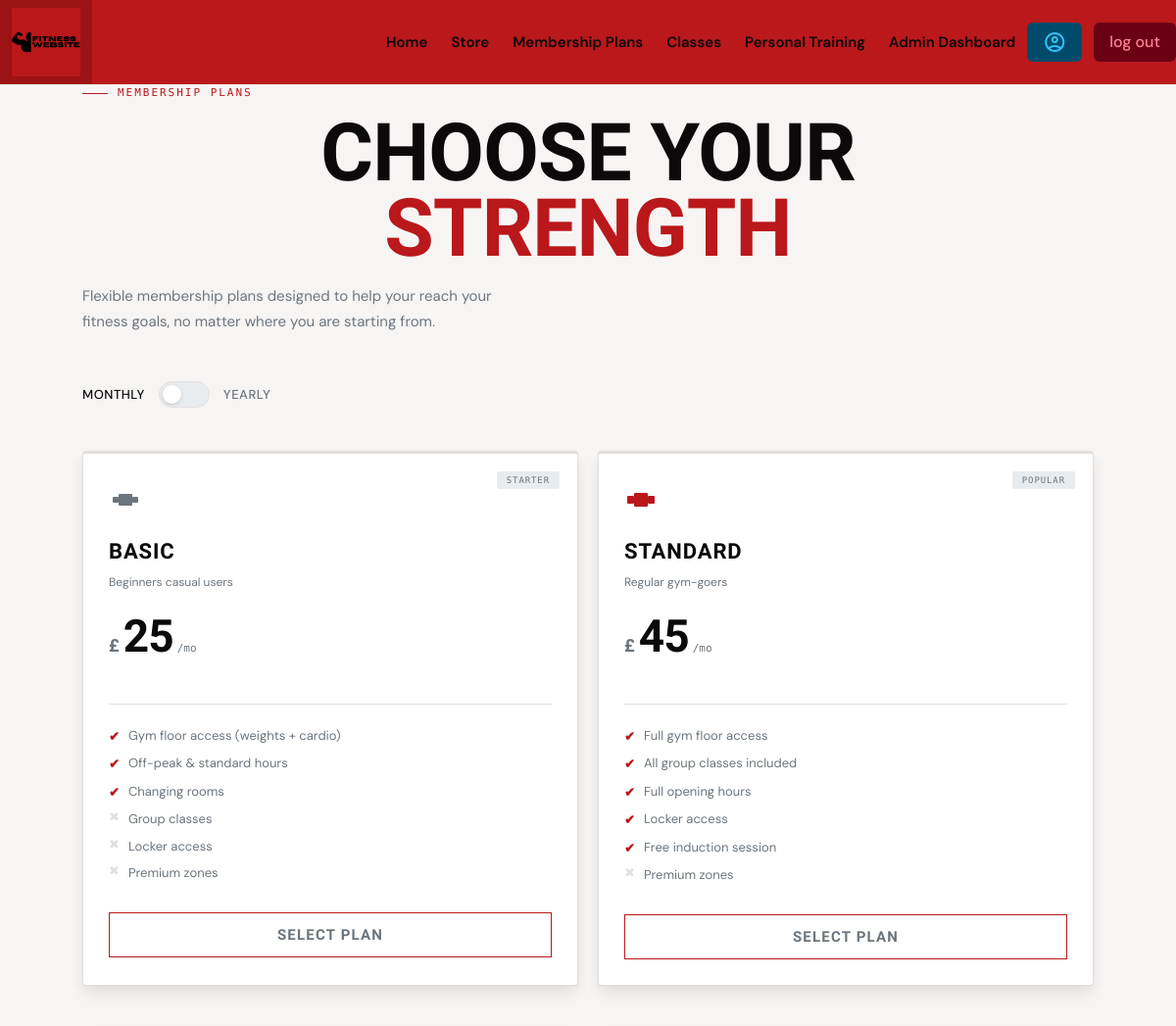
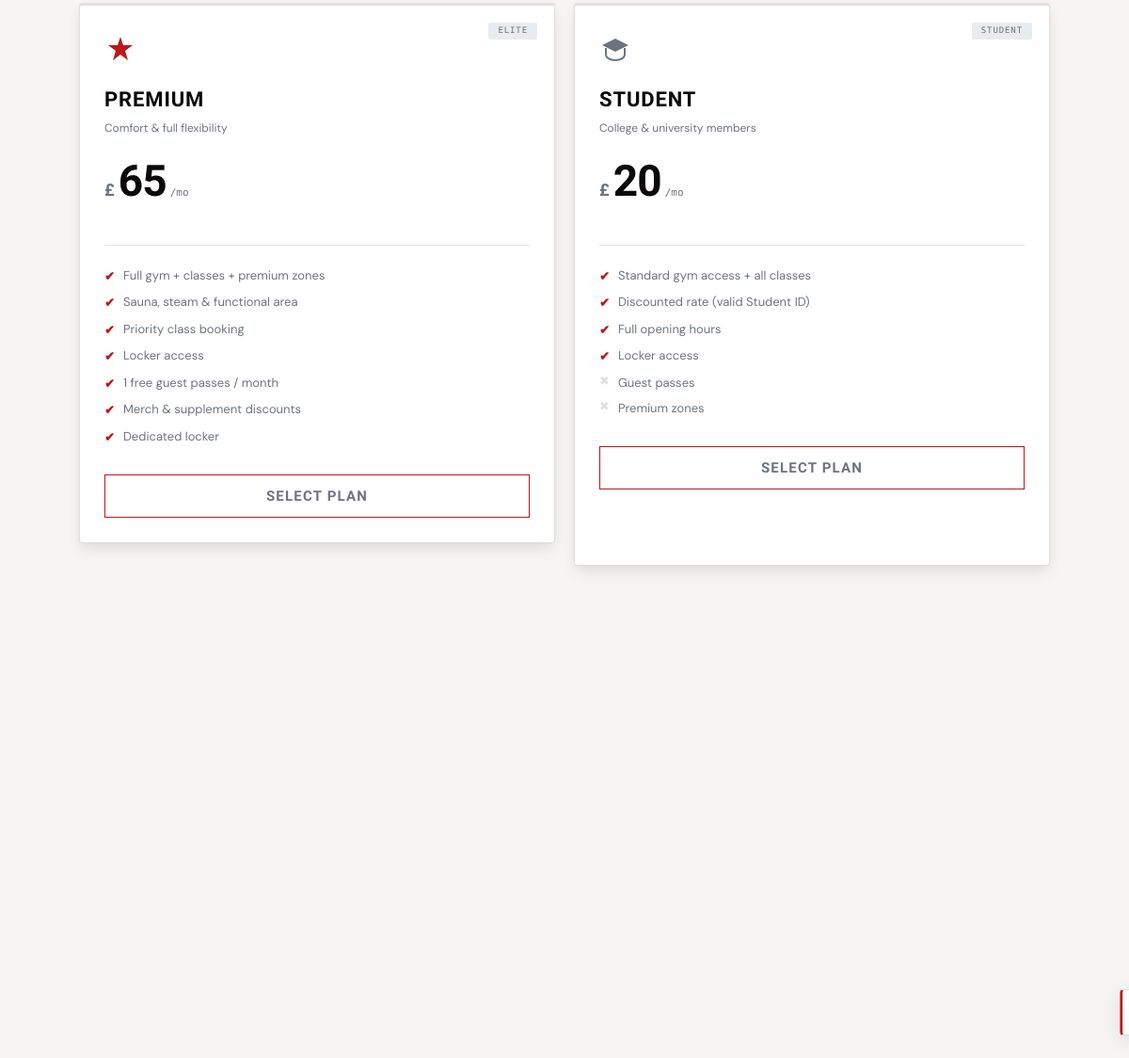
Page /memberships (signed in) on the committed database (2 pictures, top to bottom).
### tables this page shows
CREATE TABLE "Membership_table"(Membership_id Integer Primary Key Autoincrement, "Tag" Text, "Card Name" Text, `Sub-Card` TEXT, `Price` Text, Description Text, `Icons` TEXT);

### app.py (the view)
@app.route("/memberships")
def membership():
    con, cur = database_connection()
    cur.execute("Select * from Membership_table")
    memberships = cur.fetchall()
    con.close()
    cards = memberships
    return render_template("membership_page.html", cards=cards)

### app.py (called while the page is built)
def database_connection():
    con = sqlite3.connect("Fitness.db")
    cur = con.cursor()
    return con, cur

@login_manager.user_loader
def load_user(id):
    account_type, id = id.split(":", 1)
    con, cur = database_connection()
    print(account_type)
    print(id)
    if account_type == "trainers"or account_type == "Trainer"or account_type == "Trainer_table":
        account_type = "Trainer"
    elif account_type == "members" or account_type == "User" or account_type == "User_table":
        account_type = "User"
    else:
        account_type = "Admin"
    cur.execute(f"Select * From {account_type}_table Where {account_type}_id=(?)", (id,))
    row = cur.fetchone()
    con.commit()
    con.close()
    print(row)
    if row is None:
        return None
    else:
        return User(row[0], row[1], account_type, row[4], row[5])

### templates/membership_page.html (shortened to what this page needs)
{% extends "base.html" %}
{% block head %}
    <link rel="stylesheet" href="{{ url_for('static', filename='membership_plans_style.css') }}">
{% endblock %}
{% block content %}
        <div class="wrap">
            <div class="intro">
                <div class="intro-tag">Membership Plans</div>
                <h1>Choose Your<br><strong>Strength</strong></h1>
                <p>Flexible membership plans designed to help your reach your fitness goals, no matter where you are starting from.</p>
            </div>
            <div class="cycle-row">
                <span class="cycle-lbl on" id="lbl-mo" onclick="setYearly(false)">Monthly</span>
                <label class="switch">
                    <div class="track"><div class="thumb"></div></div>
                </label>
                <span class="cycle-lbl" id="lbl-yr" onclick="setYearly(true)">Yearly</span>
            </div>
             <div class="grid">
                {% for card in cards %}
                    {% set key = card[2].lower().replace(' ', '-') %}
                        <div class="card" data-key="{{key}}" onclick="pick('{{key}}'); selectedMembershipId='{{card[0]}}';">
                            <div class="icon">
                                {{card[-1] | safe}}
                            </div>
                            <span class="tag tag-plain">{{card[1]}}</span>
                            <div class="card-name">{{card[2]}}</div>
                            <div class="card-sub">{{card[3]}}</div>
                            <div class="price-row">
                                <span class="currency">£</span>
                                {{card[4] | safe}}
                                <span class="per">/mo</span>
                            </div>
                            <div class="saving-note" id="n-{{key}}">&nbsp;</div>
                            <div class="rule"></div>
                            <ul class="features">
                                {{card[5] | safe}}
                            </ul>
                            <button type="button" class="btn" id="b-{{key}}" onclick="selectMembership('{{card[0]}}')">
                                Select Plan
                            </button>
                        </div>
                {% endfor %}
             </div>
        </div>
        <div class="toast" id="toast">
        </div>
{% endblock %}

### static/base.css (style rules this page uses)
:root { --red: #BA181B; --white: #FFFFFF; --gray: #6C757D; --red-hover: #9b1315; --gray-light: #e9ecef; --ink: #0B090A; --surface: #F7F5F4; --card-bg: #FFFFFF; --border: #e2dfdd; --heading: 'Barlow Condensed', sans-serif; --body: 'DM Sans', sans-serif; --mono: 'DM Mono', monospace; --ease: 0.22s cubic-bezier(0.4, 0, 0.2, 1); --radius: 4px; }
*, *::before, *::after { box-sizing: border-box; margin: 0; padding: 0; }
html { scroll-behavior: smooth; }
body { font-family: var(--body); color: var(--ink); background: var(--surface); line-height: 1.65; font-size: 15px; }

### rows in the picture
Membership_table: Tag "STARTER", Card Name "BASIC", card "Beginners casual users", Price "25", Description "✔︎ Gym floor access (weights + cardio) ✔︎ Off-peak & standard hours ✔︎ Changing rooms ✖︎ Group classes ✖︎ Locker access ✖︎ Premium zones"
Membership_table: Tag "POPULAR", Card Name "STANDARD", card "Regular gym-goers", Price "45", Description "✔︎ Full gym floor access ✔︎ All group classes included ✔︎ Full opening hours ✔︎ Locker access ✔︎ Free induction session ✖︎ Premium zones"
Membership_table: Tag "ELITE", Card Name "PREMIUM", card "Comfort & full flexibility", Price "65", Description "✔︎ Full gym + classes + premium zones ✔︎ Sauna, steam & functional area ✔︎ Priority class booking ✔︎ Locker access ✔︎ 1 free guest passes / month ✔︎ Merch & supplement discounts ✔︎ Dedicated locker"
Membership_table: Tag "STUDENT", Card Name "STUDENT", card "College & university members", Price "20", Description "✔︎ Standard gym access + all classes ✔︎ Discounted rate (valid Student ID) ✔︎ Full opening hours ✔︎ Locker access ✖︎ Guest passes ✖︎ Premium zones"
